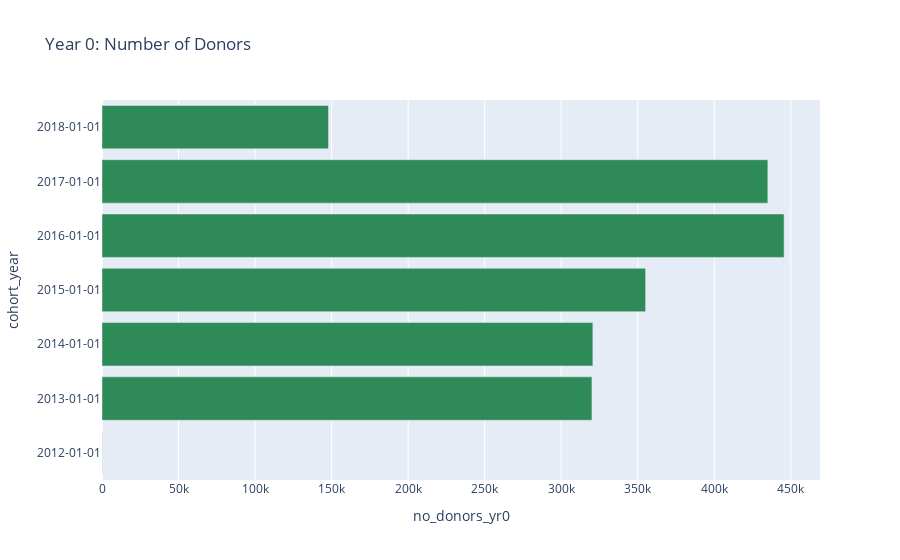

Source (notebook cell):
### Code cell
fig = px.bar(renamed_pete_csv_neg, x="no_donors_yr0", y='cohort_year',
            title="Year 0: Number of Donors",
            color_discrete_sequence =['seagreen'], orientation='h')
 #barmode='group', labels={'index':'year', 'y':'amount ($)'}, 
fig.update_yaxes(type='category')
fig.show()

### Figure 1 — Plotly figure (JSON) as saved in the notebook; plotly's stock layout.template omitted (floating-point values rounded to 4 significant figures)
{"data": [{"alignmentgroup": "True", "hovertemplate": "no_donors_yr0=%{x}<br>cohort_year=%{y}<extra></extra>", "legendgroup": "", "marker": {"color": "seagreen"}, "name": "", "offsetgroup": "", "orientation": "h", "showlegend": false, "textposition": "auto", "type": "bar", "x": [141, 320069, 320673, 355137, 445598, 434991, 147945], "xaxis": "x", "y": ["2012-01-01", "2013-01-01", "2014-01-01", "2015-01-01", "2016-01-01", "2017-01-01", "2018-01-01"], "yaxis": "y"}], "layout": {"barmode": "relative", "legend": {"tracegroupgap": 0}, "title": {"text": "Year 0: Number of Donors"}, "xaxis": {"anchor": "y", "domain": [0, 1], "title": {"text": "no_donors_yr0"}}, "yaxis": {"anchor": "x", "domain": [0, 1], "title": {"text": "cohort_year"}, "type": "category"}}}
